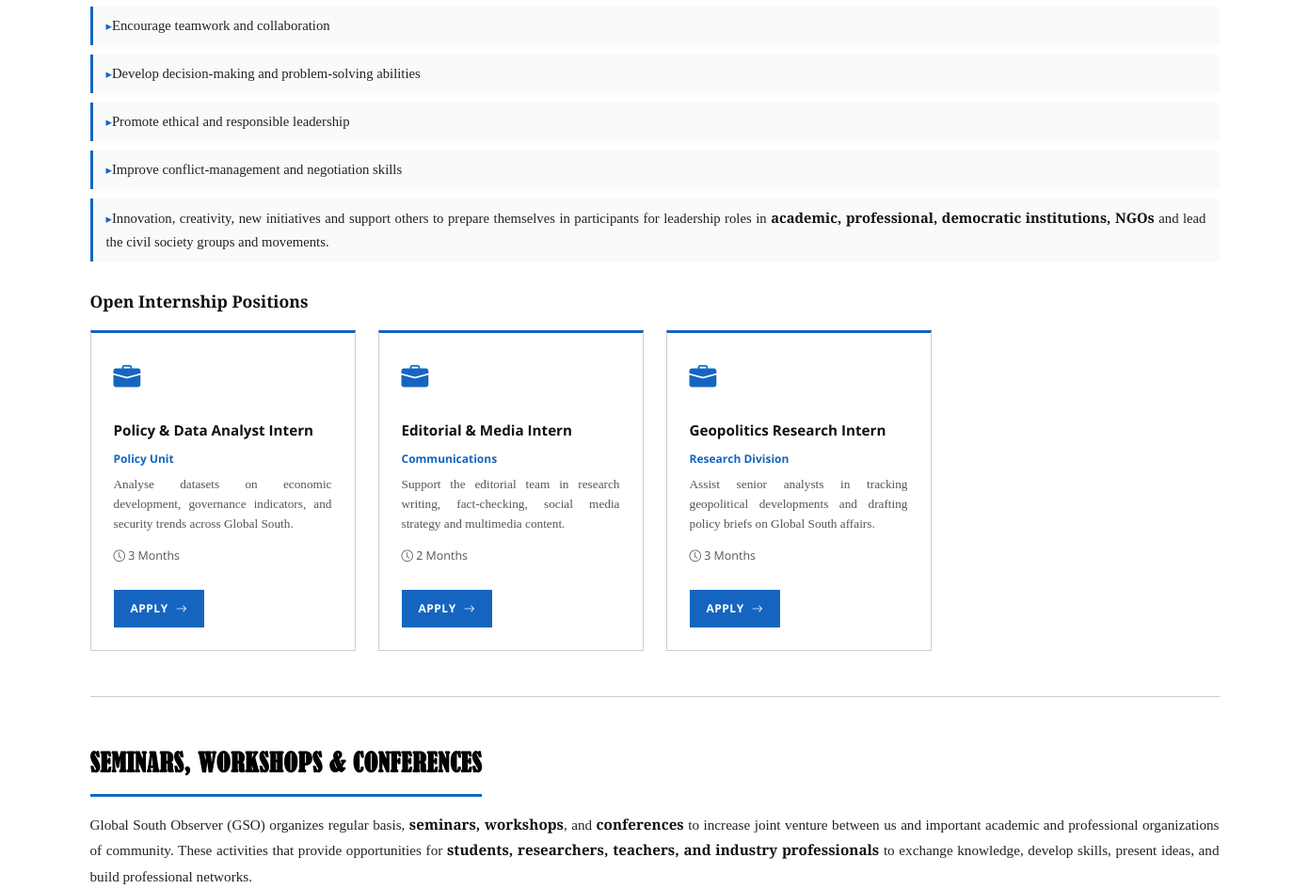
Page /internships/ (middle part) on the earlier database version.
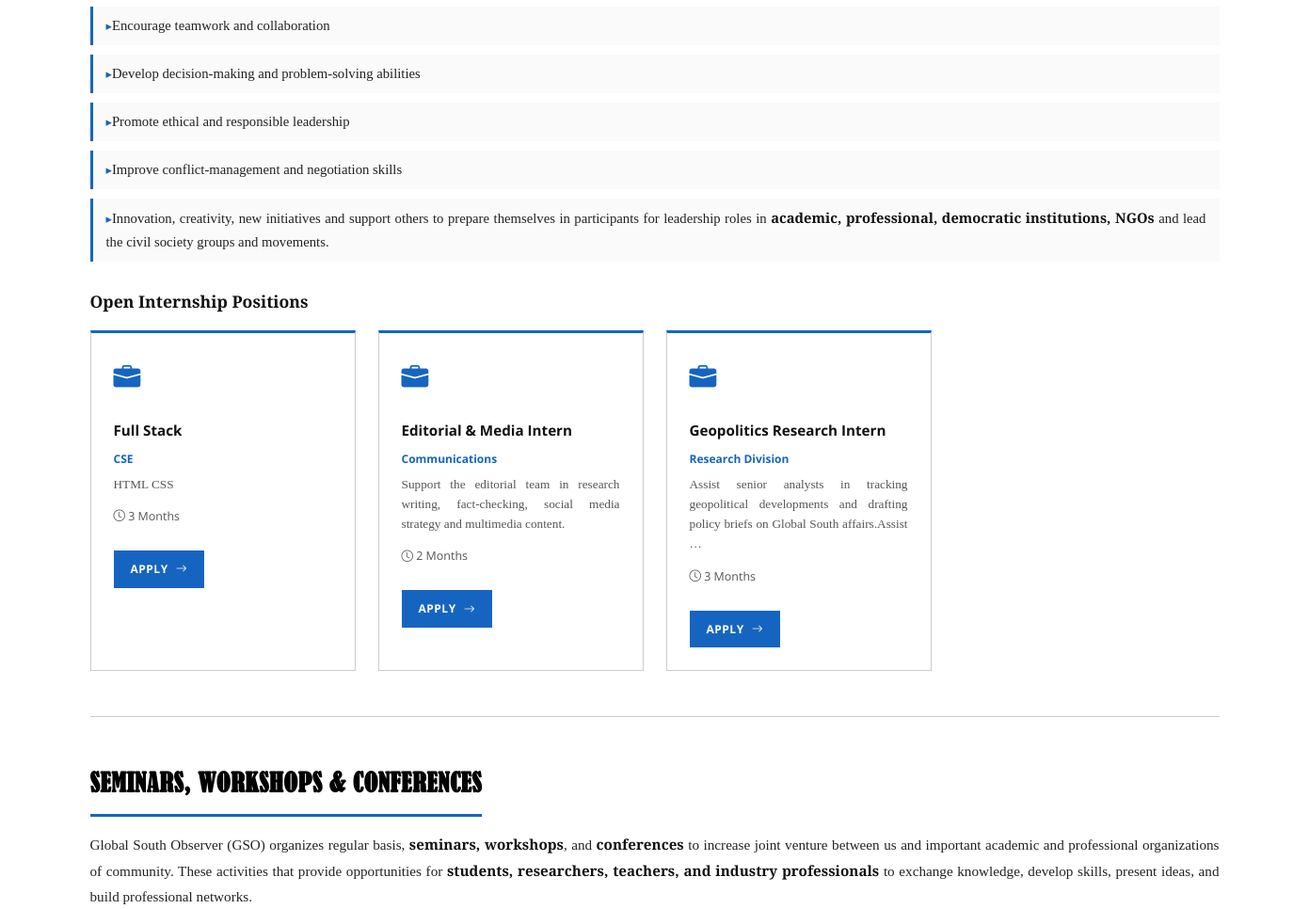
Same page on the later database version.
### observer/models.py (models this page shows)
class Internship(models.Model):
    DURATION_CHOICES = [
        ('1_month','1 Month'),('2_months','2 Months'),
        ('3_months','3 Months'),('6_months','6 Months'),('flexible','Flexible')
    ]
    title = models.CharField(max_length=300)
    department = models.CharField(max_length=200)
    description = models.TextField()
    eligibility = models.TextField()
    duration = models.CharField(max_length=20, choices=DURATION_CHOICES, default='3_months')
    benefits = models.TextField()
    is_open = models.BooleanField(default=True)
    created_at = models.DateTimeField(auto_now_add=True)
    class Meta:
        ordering = ['-created_at']
    def __str__(self):
        return self.title

### observer/views.py (the view, shortened to what this page needs)
# urls.py: path('internships/', views.InternshipsView.as_view(), name='internships'),
class InternshipsView(TemplateView):
    template_name = 'internship.html'
    def get_context_data(self, **kwargs):
        ctx = super().get_context_data(**kwargs)
        ctx['internship_sections'] = [
            {'id':'certificate',        'label':'Certificate Courses'},
            {'id':'leadership-programs','label':'Leadership Programs'},
            {'id':'seminars',           'label':'Seminars, Workshops & Conferences'},
        ]
        ctx['form']             = ResearchApplicationForm()
        ctx['open_internships'] = Internship.objects.filter(is_open=True)
        return ctx

### templates/internship.html (shortened to what this page needs)
{% extends 'base.html' %}
{% block content %}
<div class="container">
  <section class="content-section" id="leadership-programs">
    <ul>
      <li>Encourage teamwork and collaboration</li>
      <li>Develop decision-making and problem-solving abilities</li>
      <li>Promote ethical and responsible leadership</li>
      <li>Improve conflict-management and negotiation skills</li>
      <li>Innovation, creativity, new initiatives and support others to prepare themselves in participants for leadership roles in <strong>academic, professional, democratic institutions, NGOs</strong> and lead the civil society groups and movements.</li>
    </ul>
    {% if open_internships %}
    <h3 style="margin-top:28px;">Open Internship Positions</h3>
    <div class="three-col" style="margin-top:16px;">
      {% for job in open_internships %}
      <div class="service-card" data-animate>
        <div class="icon"><i class="bi bi-briefcase-fill"></i></div>
        <h3>{{ job.title }}</h3>
        <p style="font-size:.75rem;color:var(--blue);font-weight:700;font-family:var(--font-ui);margin-bottom:6px;">{{ job.department }}</p>
        <p>{{ job.description|truncatechars:120 }}</p>
        <p style="font-size:.78rem;color:var(--mid-gray);margin-top:8px;font-family:var(--font-ui);"><i class="bi bi-clock"></i> {{ job.get_duration_display }}</p>
        <a href="#apply" class="btn-primary" style="margin-top:12px;display:inline-flex;font-size:.75rem;padding:8px 16px;">Apply <i class="bi bi-arrow-right"></i></a>
      </div>
      {% endfor %}
    </div>
    {% endif %}
  </section>
  <section class="content-section" id="seminars">
    <h2>Seminars, Workshops &amp; Conferences</h2>
    <p>Global South Observer (GSO) organizes regular basis, <strong>seminars, workshops</strong>, and <strong>conferences</strong> to increase joint venture between us and important academic and professional organizations of community. These activities that provide opportunities for <strong>students, researchers, teachers, and industry professionals</strong> to exchange knowledge, develop skills, present ideas, and build professional networks.</p>
  </section>
</div>
{% endblock %}

Differences in the rows shown:
no longer on this page (row edited): Internship: title "Policy & Data Analyst Intern", department "Policy Unit", description "Analyse datasets on economic development, governance indicators, and security trends across Global South.", duration "3 Months"
added Internship: title "Full Stack", department "CSE", description "HTML CSS", duration "3 Months"
changed Internship "Geopolitics Research Intern": description "Assist senior analysts in tracking geopolitical developments and drafting policy briefs on Global South affairs." → "Assist senior analysts in tracking geopolitical developments and drafting policy briefs on Global South affairs.Assist …"
